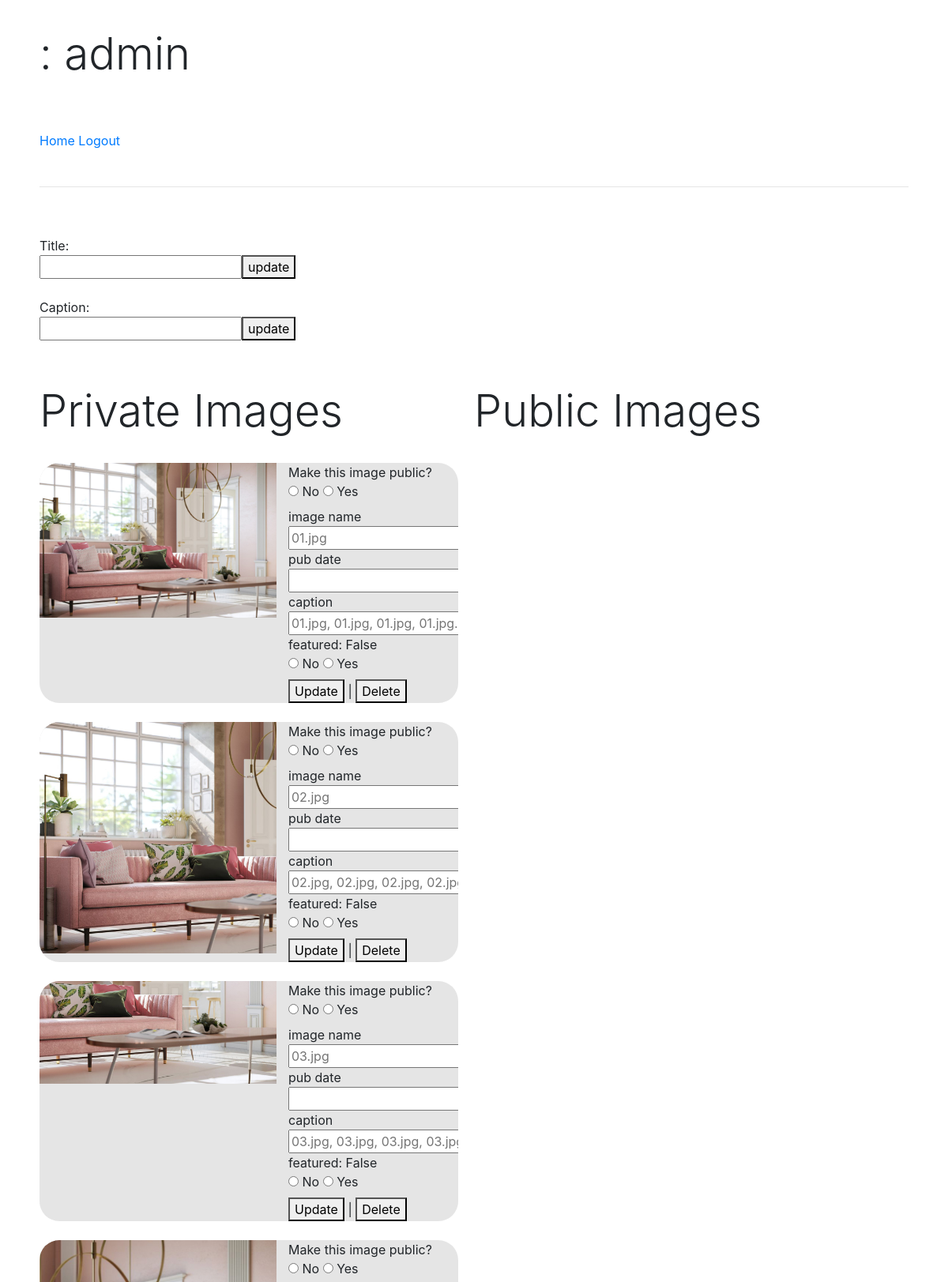
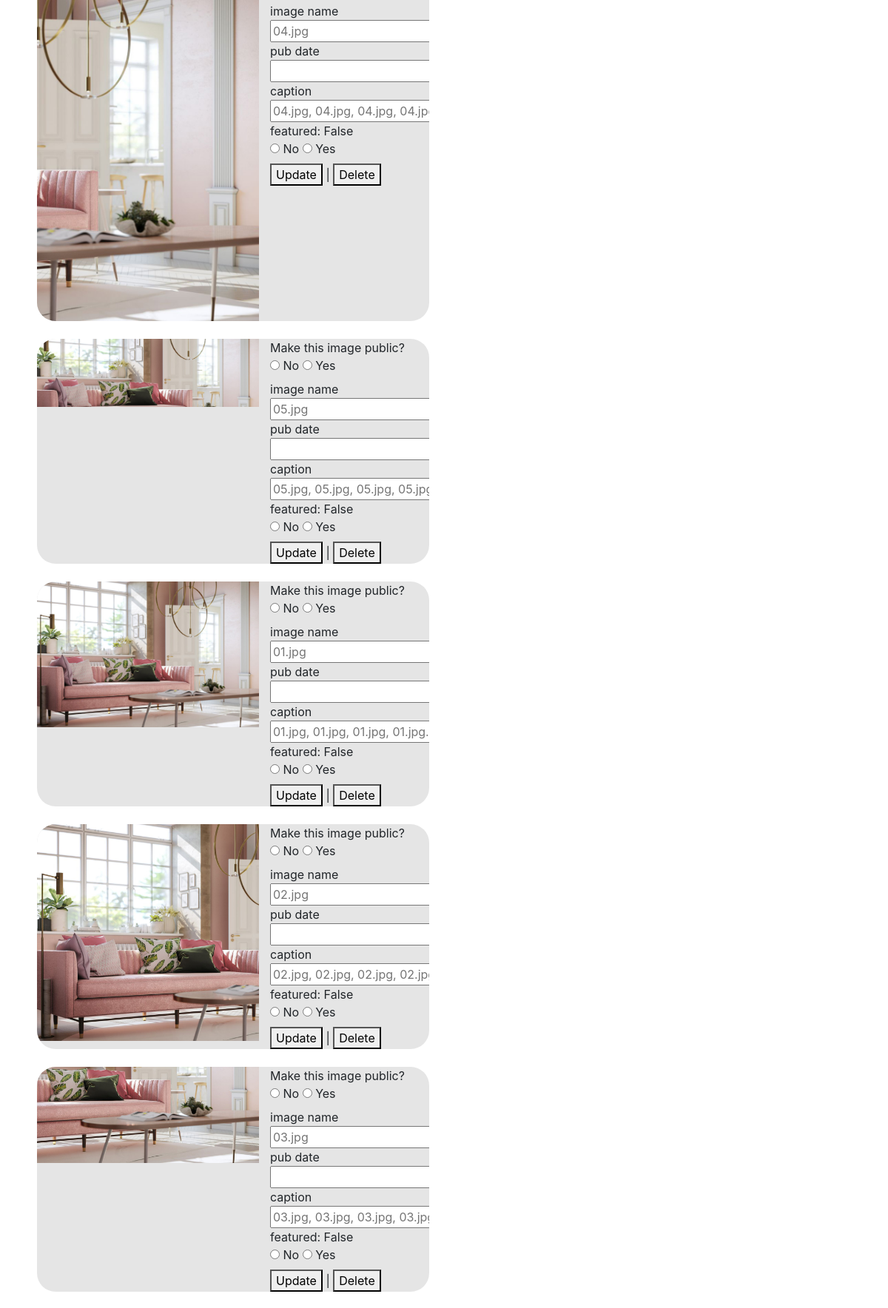
The page /admin (signed in, upper part) on the database its author committed (2 pictures, top to bottom).
### module/model.py (models this page shows)
class Image(db.Model):
    id = db.Column(db.Integer, primary_key=True)
    name = db.Column(db.String())
    caption = db.Column(db.String())
    date = db.Column(db.String())
    featured = db.Column(db.Boolean(), default=False)
    filename = db.Column(db.String())
    private = db.Column(db.Boolean(), default=True)

### app.py (the view)
@app.route('/admin')
@login_required
def admin():
    images = get_images()
    return render_template('admin.html', images=images)

### app.py (called while the page is built)
@login.user_loader
def load_user(id):
    return model.User.query.get(int(id))

def _image_to_dict(Image):
    image = {
        'id': Image.id,
        'name': Image.name,
        'caption': Image.caption,
        'date': Image.date,
        'featured': Image.featured,
        'filename': Image.filename,
        'private': Image.private
    }
    return image

def get_images(private=None):
    images = {}
    for image in model.Image.query.all():
        if private:
            if image.private:
                images[image.id] = _image_to_dict(image)
        if private == False:
            if image.private == False:
                images[image.id] = _image_to_dict(image)
        if private == None:
            images[image.id] = _image_to_dict(image)
    return images

### module/model.py (called while the page is built)
    @property
    def is_authenticated(self):
        return True

### templates/admin.html (shortened to what this page needs)
{% extends "base.html" %}
{% block content %}
<div style="position:fixed;z-index:100;top:0;background: rgba(255, 255, 255, .8);margin:auto; padding-right: 30px; padding-left:30px; padding-top:15px;padding-bottom:15px; margin:20px;">
        <h2 class="display-4">{{session.portfo_title}}: admin</h2>
   </div>
   <p style="height:100px;"></p>
   <div style="padding: 50px;">
   <a href="/">Home</a>
   <a href="{{ url_for('logout') }}">Logout</a>
   <p style="height:30px;"></p>
   <hr>
   <p style="height:30px;"></p>
   <form action="/admin/edit/folio/1" method='POST'>
Title: <br>
<input type=text name="folio_title" placeholder="{{session.portfo_title}}"><button type=submit>update</button><br>
<br>
Caption: <br>
<input type=text name="folio_caption" placeholder="{{session.portfo_caption}}"><button type=submit>update</button>
</form>
<p style="height:40px;"></p>
<div style="display:flex;">
        <div style="width:50%;">
                <h2 class="display-4">Private Images</h2>
  <br>
{% for id, data in images.items() %}
{% if data.private == True %}
<div style="display:flex; background-color:rgba(0, 0, 0, .1); margin-right:20px;border-radius: 25px;overflow:hidden;">
  <div>
    <img style="width:300px;height:auto;" src="/static/img/{{data.filename}}">
</div>
<div style="padding-left: 15px;">
    <form action="/admin/edit/{{data.id}}" method='POST'>
        Make this image public?<br>
        <input type="radio" id="privChoice1"
         name="image_private" value="False">
        <label for="privChoice1">No</label>
        <input type="radio" id="privChoice2"
         name="image_private" value="True">
        <label for="privChoice2">Yes</label>
        <br>
    image name <br>
    <input type=text name="image_name" placeholder="{{data.name}}"><br>
    pub date<br>
    <input type=text name="image_date" placeholder="{{data.date}}"><br>
    caption<br>
    <input type=text name="image_caption" placeholder="{{data.caption}}"><br>
    featured: {{data.featured}}<br>
    <input type="radio" id="favChoice1"name="image_featured" value="False">
    <label for="favChoice1">No</label>
    <input type="radio" id="favChoice2" name="image_featured" value="True">
    <label for="favChoice2">Yes</label>
    <br>
    <button type="submit">Update</button> | <button>Delete</button>
</form>
</div>
</div>
<br>
{% endif %}
{% endfor %}
</div>
<div style="width:50%;">
        <h2 class="display-4">Public Images</h2>
    <br>
        </div>
</div>
</div>
{% endblock %}

### templates/base.html (shortened to what this page needs)
<!doctype html>
<html lang="en">
  <head>
        <link rel="stylesheet" type="text/css" href="{{ url_for('static', filename='main.css') }}">
        <link rel="stylesheet" href="https://maxcdn.bootstrapcdn.com/bootstrap/4.0.0/css/bootstrap.min.css">
      </head>
    <body style="border:0;margin:0;">
{% block content %}
{% endblock %}
    </body>
</html>

### static/main.css (style rules this page uses)
* { box-sizing: border-box; }
html { overflow-y: scroll; }

### rows shown on the page
Image: filename (picture), image_name "01.jpg", image_caption "01.jpg, 01.jpg, 01.jpg, 01.jpg."
Image: filename (picture), image_name "02.jpg", image_caption "02.jpg, 02.jpg, 02.jpg, 02.jpg."
Image: filename (picture), image_name "03.jpg", image_caption "03.jpg, 03.jpg, 03.jpg, 03.jpg."
Image: filename (picture), image_name "04.jpg", image_caption "04.jpg, 04.jpg, 04.jpg, 04.jpg."
Image: filename (picture), image_name "05.jpg", image_caption "05.jpg, 05.jpg, 05.jpg, 05.jpg."
Image: filename (picture), image_name "01.jpg", image_caption "01.jpg, 01.jpg, 01.jpg, 01.jpg."
Image: filename (picture), image_name "02.jpg", image_caption "02.jpg, 02.jpg, 02.jpg, 02.jpg."
Image: filename (picture), image_name "03.jpg", image_caption "03.jpg, 03.jpg, 03.jpg, 03.jpg."

### other values the page prints
{{ data.featured }} "False" "False" "False" "False" "False" "False" "False" "False"
